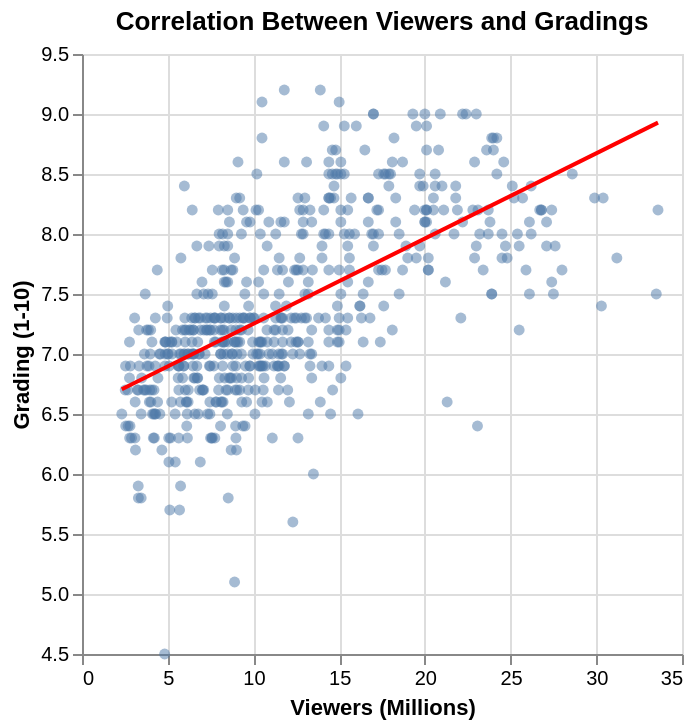

The notebook cell this image was saved under:
### Code cell
chart = scatter + scatter.transform_regression('us_viewers_in_millions', 'imdb_rating').mark_line(color='red')
chart

### Figure 1 — Vega-Lite specification as saved in the notebook (floating-point values rounded to 4 significant figures; data arrays with more than 128 entries replaced by an {"elided": "..."} marker saying what was removed)
{"config": {"view": {"continuousWidth": 300, "continuousHeight": 300}}, "layer": [{"mark": {"type": "circle", "opacity": 0.5}, "encoding": {"x": {"field": "us_viewers_in_millions", "scale": {"zero": false}, "title": "Viewers (Millions)", "type": "quantitative"}, "y": {"field": "imdb_rating", "scale": {"zero": false}, "title": "Grading (1-10)", "type": "quantitative"}}, "title": "Correlation Between Viewers and Gradings"}, {"mark": {"type": "line", "color": "red"}, "encoding": {"x": {"field": "us_viewers_in_millions", "scale": {"zero": false}, "title": "Viewers (Millions)", "type": "quantitative"}, "y": {"field": "imdb_rating", "scale": {"zero": false}, "title": "Grading (1-10)", "type": "quantitative"}}, "title": "Correlation Between Viewers and Gradings", "transform": [{"on": "us_viewers_in_millions", "regression": "imdb_rating"}]}], "data": {"name": "data-2aa8c7c9967bb7d960bc42cb22d61a56"}, "$schema": "https://vega.github.io/schema/vega-lite/v6.1.0.json", "datasets": {"data-2aa8c7c9967bb7d960bc42cb22d61a56": {"elided": "596 records"}}}
